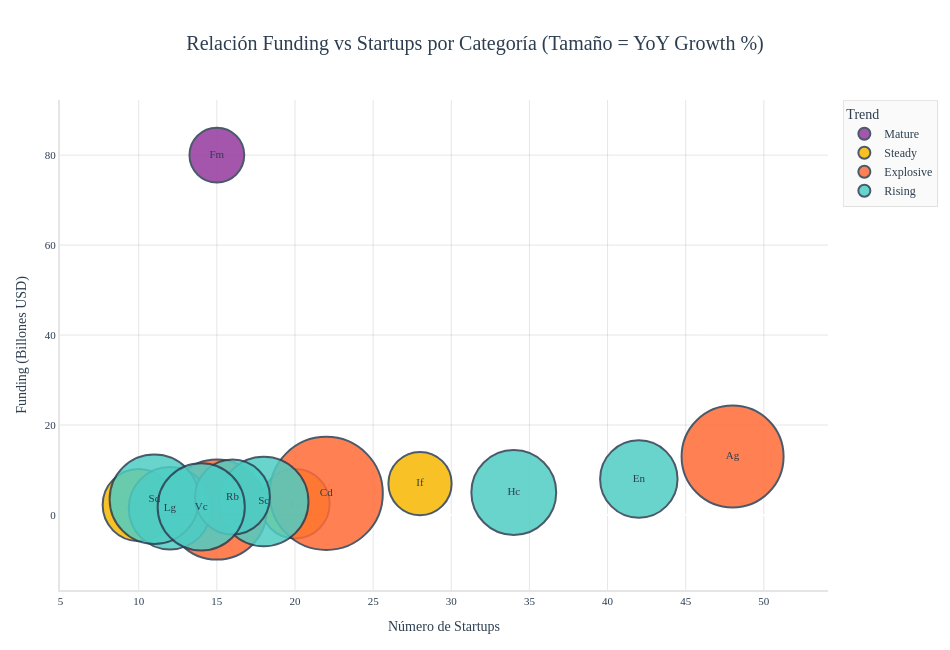

Notebook code for this chart:
### Markdown cell above
#### **4.1 Scatter: Funding vs Startups (tamaño = YoY, color = Trend)**

### Code cell
from src.charts.comparison import plot_scatter_with_size

fig = plot_scatter_with_size(
    processed_df,
    x_col='startup_count',
    y_col='funding_billions',
    size_col='yoy_growth_pct',
    color_col='trend',
    text_col='symbol',
    color_map=TREND_COLORS,
    title='Relación Funding vs Startups por Categoría (Tamaño = YoY Growth %)',
    x_label='Número de Startups',
    y_label='Funding (Billones USD)',
    theme='light',
    transparent_bg=True
)
fig.show()

### Figure 1 — Plotly figure (JSON) as saved in the notebook; plotly's stock layout.template omitted (floating-point values rounded to 4 significant figures)
{"data": [{"customdata": [[75]], "hovertemplate": "trend=Mature<br>Número de Startups=%{x}<br>Funding (Billones USD)=%{y:.1f}<br>yoy_growth_pct=%{customdata[0]}<br>symbol=%{text}<extra></extra>", "legendgroup": "Mature", "marker": {"color": "#95389E", "line": {"color": "#2C3E50", "width": 2}, "opacity": 0.85, "size": [75], "sizemode": "area", "sizeref": 0.05, "symbol": "circle"}, "mode": "markers+text", "name": "Mature", "orientation": "v", "showlegend": true, "text": ["Fm"], "textfont": {"color": "#2C3E50", "family": "Nunito", "size": 11}, "textposition": "middle center", "type": "scatter", "x": [15], "xaxis": "x", "y": [80], "yaxis": "y"}, {"customdata": [[100], [130], [120]], "hovertemplate": "trend=Steady<br>Número de Startups=%{x}<br>Funding (Billones USD)=%{y:.1f}<br>yoy_growth_pct=%{customdata[0]}<br>symbol=%{text}<extra></extra>", "legendgroup": "Steady", "marker": {"color": "#F7B801", "line": {"color": "#2C3E50", "width": 2}, "opacity": 0.85, "size": [100, 130, 120], "sizemode": "area", "sizeref": 0.05, "symbol": "circle"}, "mode": "markers+text", "name": "Steady", "orientation": "v", "showlegend": true, "text": ["If", "Gm", "Fs"], "textfont": {"color": "#2C3E50", "family": "Nunito", "size": 11}, "textposition": "middle center", "type": "scatter", "x": [28, 10, 20], "xaxis": "x", "y": [7, 2.2, 2.5], "yaxis": "y"}, {"customdata": [[260], [320], [250]], "hovertemplate": "trend=Explosive<br>Número de Startups=%{x}<br>Funding (Billones USD)=%{y:.1f}<br>yoy_growth_pct=%{customdata[0]}<br>symbol=%{text}<extra></extra>", "legendgroup": "Explosive", "marker": {"color": "#FF6B35", "line": {"color": "#2C3E50", "width": 2}, "opacity": 0.85, "size": [260, 320, 250], "sizemode": "area", "sizeref": 0.05, "symbol": "circle"}, "mode": "markers+text", "name": "Explosive", "orientation": "v", "showlegend": true, "text": ["Ag", "Cd", "Vs"], "textfont": {"color": "#2C3E50", "family": "Nunito", "size": 11}, "textposition": "middle center", "type": "scatter", "x": [48, 22, 15], "xaxis": "x", "y": [13, 4.8, 1.2], "yaxis": "y"}, {"customdata": [[150], [180], [170], [200], [200], [140], [190]], "hovertemplate": "trend=Rising<br>Número de Startups=%{x}<br>Funding (Billones USD)=%{y:.1f}<br>yoy_growth_pct=%{customdata[0]}<br>symbol=%{text}<extra></extra>", "legendgroup": "Rising", "marker": {"color": "#4ECDC4", "line": {"color": "#2C3E50", "width": 2}, "opacity": 0.85, "size": [150, 180, 170, 200, 200, 140, 190], "sizemode": "area", "sizeref": 0.05, "symbol": "circle"}, "mode": "markers+text", "name": "Rising", "orientation": "v", "showlegend": true, "text": ["En", "Hc", "Lg", "Sd", "Sc", "Rb", "Vc"], "textfont": {"color": "#2C3E50", "family": "Nunito", "size": 11}, "textposition": "middle center", "type": "scatter", "x": [42, 34, 12, 11, 18, 16, 14], "xaxis": "x", "y": [8, 5, 1.5, 3.5, 3, 4, 1.8], "yaxis": "y"}], "layout": {"font": {"color": "#2C3E50", "family": "Nunito", "size": 13}, "height": 650, "legend": {"bgcolor": "rgba(0,0,0,0.02)", "bordercolor": "rgba(0, 0, 0, 0.1)", "borderwidth": 1, "font": {"color": "#2C3E50", "size": 12}, "itemsizing": "constant", "title": {"font": {"color": "#2C3E50", "size": 14}, "text": "Trend"}, "tracegroupgap": 0}, "margin": {"b": 60, "l": 60, "r": 40, "t": 100}, "paper_bgcolor": "rgba(0,0,0,0)", "plot_bgcolor": "rgba(0,0,0,0)", "title": {"font": {"color": "#2C3E50", "family": "Nunito", "size": 20}, "text": "Relación Funding vs Startups por Categoría (Tamaño = YoY Growth %)", "x": 0.5, "xanchor": "center"}, "width": 950, "xaxis": {"anchor": "y", "domain": [0, 1], "gridcolor": "rgba(0, 0, 0, 0.1)", "gridwidth": 1, "linecolor": "rgba(0, 0, 0, 0.1)", "linewidth": 2, "showline": true, "tickfont": {"color": "#2C3E50", "size": 11}, "title": {"font": {"color": "#2C3E50", "size": 14}, "text": "Número de Startups"}}, "yaxis": {"anchor": "x", "domain": [0, 1], "gridcolor": "rgba(0, 0, 0, 0.1)", "gridwidth": 1, "linecolor": "rgba(0, 0, 0, 0.1)", "linewidth": 2, "showline": true, "tickfont": {"color": "#2C3E50", "size": 11}, "title": {"font": {"color": "#2C3E50", "size": 14}, "text": "Funding (Billones USD)"}}}}
